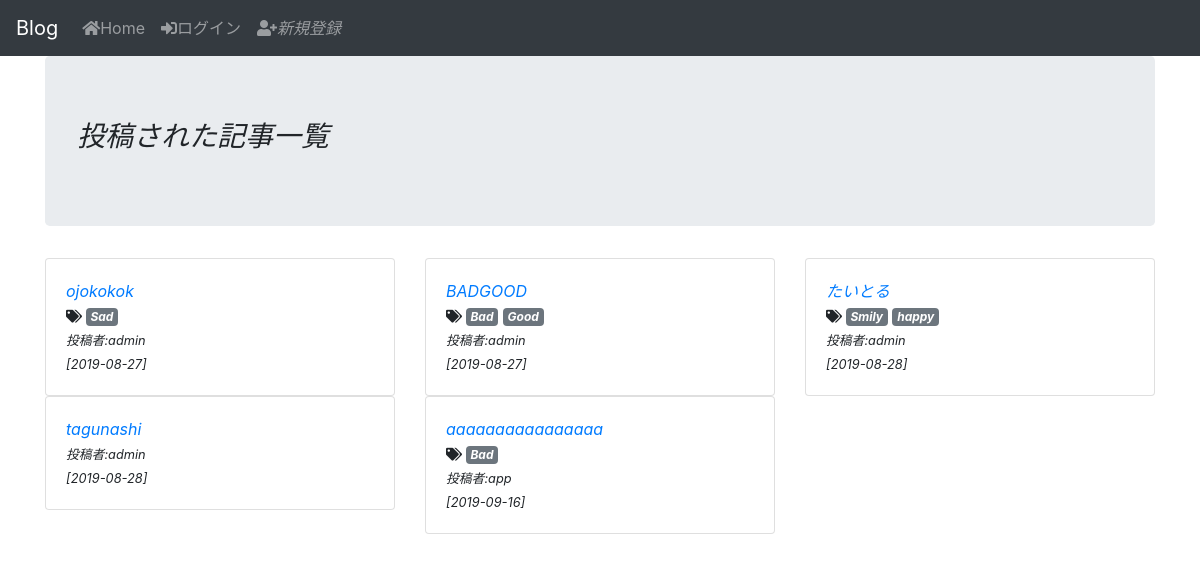
/article/all/, run on an earlier commit of the app's database.
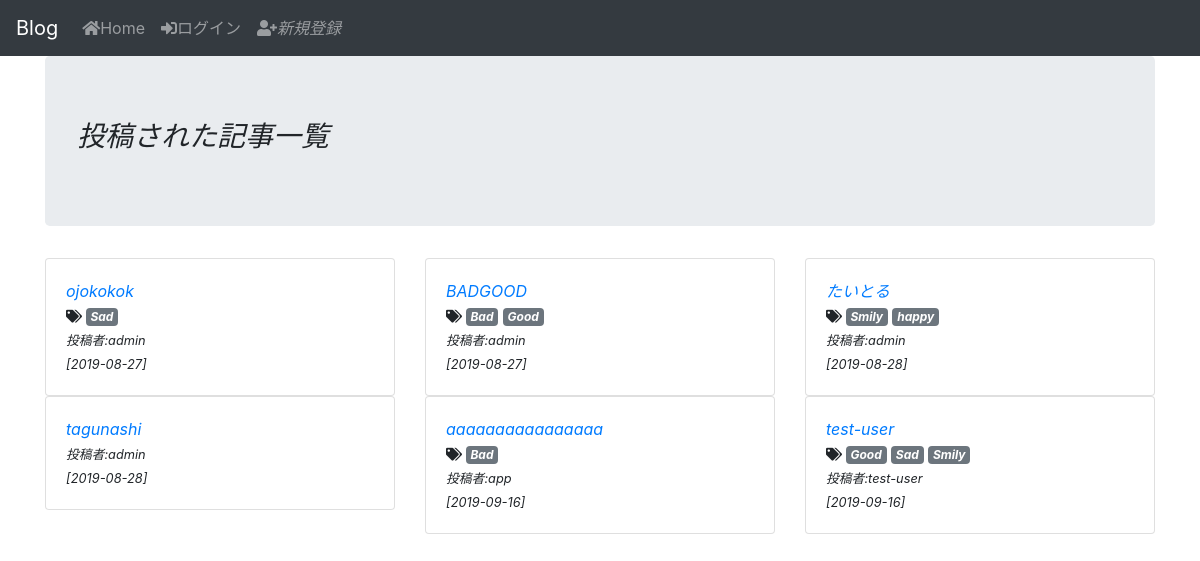
And on a later commit of the database.
### mini_app/models.py (models this page shows, shortened)
class Article(models.Model):
  author = models.ForeignKey(to=User,on_delete=models.CASCADE,)
  title = models.CharField(max_length=128)
  text = models.TextField()
  posted_at = models.DateTimeField(auto_now_add=True)
  last_modify = models.DateTimeField(auto_now=True)
  like = models.IntegerField(default=0)
  tags = models.ManyToManyField(Tag, blank=True)
  class Meta:
    ordering = ('title',)

class Tag(models.Model):
  name = models.CharField(max_length=32, unique=True)
  class Meta:
    ordering = ('name',)

### mini_app/views.py (the view)
# urls.py: path("article/all/", views.article_all, name="article_all"),
def article_all(request):
  template_name = "mini_app/article_all.html"
  context = {"articles":models.Article.objects.order_by('posted_at'),
            "login_user_id": request.user.id
            }
  return render(request,template_name,context)

### mini_app/templates/mini_app/article_all.html (shortened to what this page needs)
{% extends 'base/base.html' %}
{% block jumbotron %}
<h1 class="h3">投稿された記事一覧</h1>
{% endblock %}
{% block body %}
<div class="row">
  {% for article in articles %}
  <div class="col-12 col-md-6 col-lg-4">
    <div class="card">
      <div class="card-body">
        <div class="row">
          <div class="col-12">
            <a class="text-primary" href="{% url 'view_article' article.pk %}">{{ article.title }}</a>
          </div>
          <div class="col-12">
            {% for tag in article.tags.all %}
              {% if forloop.first %}
                <small><i class="fas fa-tags"></i> </small>
                <a class="badge badge-secondary" href="{% url 'view_tag' tag.pk %}">{{ tag.name }}</a>
              {% else %}
                <a class="badge badge-secondary" href="{% url 'view_tag' tag.pk %}">{{ tag.name }}</a>
              {% endif %}
            {% empty %}
              <span ></span>
            {% endfor %}
          </div>
          <div class="col-12">
            <small>投稿者:{{ article.author }}</small>
          </div>
          <div class="col-12">
            <small>[{{ article.posted_at|date:"Y-m-j" }}]</small>
          </div>
        </div>
      </div>
    </div>
  </div>
  {% endfor %}
</div>
{% endblock %}

### mini_app/templates/base/base.html (shortened to what this page needs)
{% load static %}
<!DOCTYPE html>
<html>
<head>
  <link rel="stylesheet" type="text/css" href="{% static 'css/bootstrap.min.css' %}" />
  <link rel="stylesheet" href="https://use.fontawesome.com/releases/v5.6.3/css/all.css">
  <link rel="stylesheet" href="{% static 'css/blog.css' %}">
</head>
<body>
  <nav class="navbar navbar-expand-lg navbar-dark bg-dark">
    <a class="navbar-brand" href="/">Blog</a>
    <div class="collapse navbar-collapse" id="navbarNav">
      <ul class="navbar-nav">
        <li class="nav-item">
          <a class="nav-link" href="{% url 'index' %}"><i class="fas fa-home"></i>Home</a>
        </li>
      {% if user.is_authenticated %}
        <li class="nav-item">
          <a class="nav-link" href="#">{{ user.username }}</a>
        </li>
        <li class="nav-item">
          <a class="nav-link" href="{% url 'new' %}"><i class="fas fa-edit"></i>新規投稿</a>
        </li>
        <li class="nav-item">
          <a href="{% url 'article_all' %}" class="nav-link">一覧</a>
        </li>
        <li class="nav-item">
          <a href="{% url 'logout' %}" class="nav-link"><i class="fas fa-sign-out-alt"></i>ログアウト<i></a>
        </li>
      {% else %}
        <li class="nav-item">
          <a href="{% url 'login' %}" class="nav-link"><i class="fas fa-sign-in-alt"></i>ログイン<i></a>
        </li>
        <li class="nav-item">
          <a href="{% url 'signup' %}" class="nav-link"><i class="fas fa-user-plus"></i>新規登録<i></a>
        </li>
      {% endif %}
      </ul>
    </div>
  </nav>
  <div class="container">
    <div class="jumbotron">
      {% block jumbotron %}{% endblock %}
    </div>
    {% block body %}
    {% endblock %}
  </div>
</body>
</html>

What changed in the data, as far as the page shows it:
added Article: title "test-user", author "test-user", posted_at "2019-09-16", Tag (name "Good"), Tag (name "Sad"), Tag (name "Smily")
